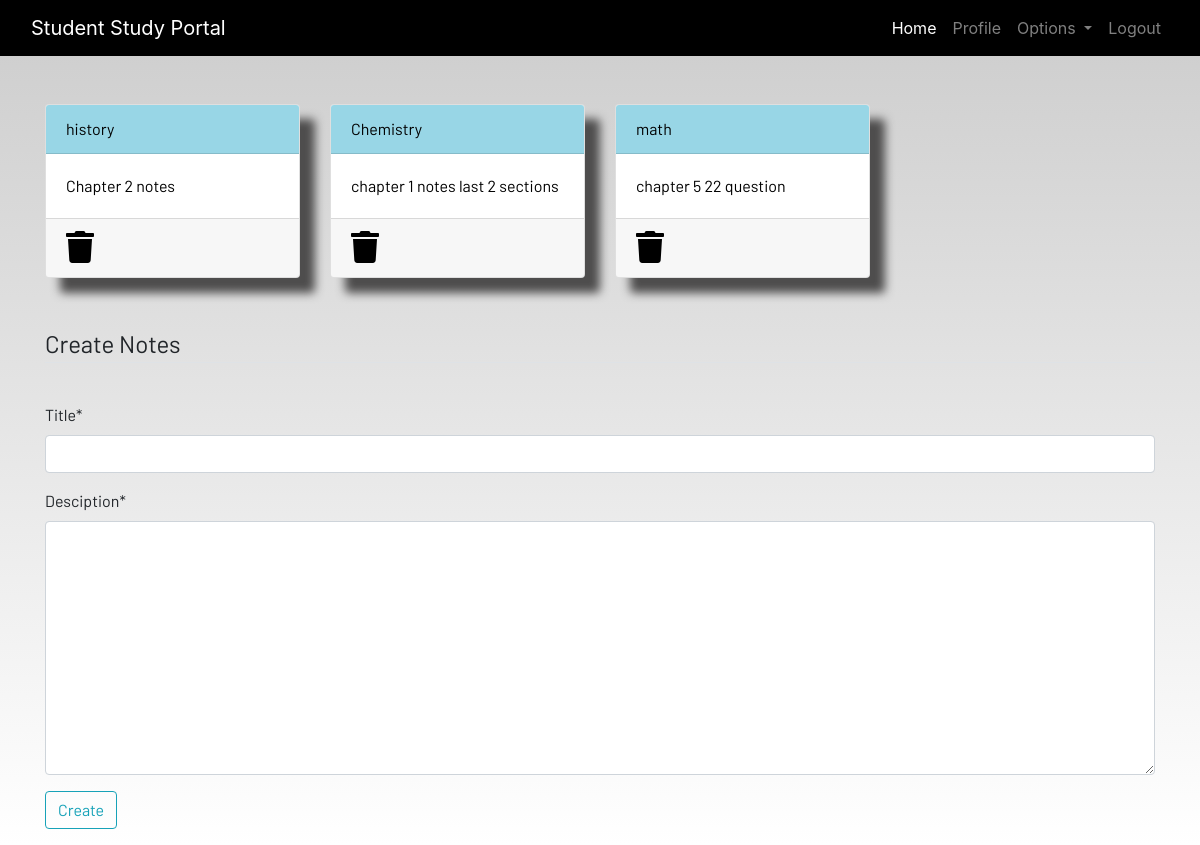
Screenshot of /notes (signed in) with the database file from the repository.
### dashboard/models.py (models this page shows, shortened)
class Notes(models.Model):
    user = models.ForeignKey(User, on_delete=models.CASCADE)
    title = models.CharField(max_length=150)
    desciption = models.TextField()
    class Meta:
        verbose_name_plural = "Notes"

### dashboard/views.py (the view)
# urls.py: path("notes", views.notes, name="notes"),
@login_required
def notes(request):
    if request.method == "POST":
        form = NotesForm(request.POST)
        if form.is_valid():
            notes = Notes(user=request.user, title=request.POST["title"], desciption=request.POST["desciption"])
            notes.save()
        messages.success(request, f"Notes added from {request.user.username} successfully")
        return redirect("notes")
    else:
        form = NotesForm()
    notes = Notes.objects.filter(user=request.user)
    data = {
        "notes": notes,
        "form": form
    }
    return render(request, "dashboard/notes.html", data)

### dashboard/forms.py
class NotesForm(forms.ModelForm):
    class Meta:
        model = Notes
        fields = ["title", "desciption"]

### dashboard/templates/dashboard/notes.html (shortened to what this page needs)
{% extends 'dashboard/base.html' %}
{% load static %}
{% block content %}
{% load crispy_forms_tags %}
<div class="container">
    <div class="row">
        {% for note in notes %}
            <div class="col-md-3">
                <a href="{% url 'note_details' note.id %}">
                    <div class="card">
                        <div class="card-header">{{note.title}}</div>
                        <div class="card-body">{{note.desciption|slice:"0:100"}}</div>
                        <div class="card-footer mt-auto "><a href="{% url 'delete_note' note.id %}">
                            <i class="fa fa-trash fa-2x"></i></a>
                        </div>
                    </div>
                </a>
            </div>
        {% endfor %}
        <br><br>
    </div>
</div>
<br><br>
<div class="container">
    <form method="POST" >
        <fieldset class="form-group">
            <legend class="border-bottom mb-4">Create Notes</legend>
        </fieldset>
        {{form|crispy}}
        <div class="form-group">
            <button href="" class="btn btn-outline-info" type="submit">
                Create
            </button>
        </div>
    </form>
</div>
{% endblock content %}

### static/css/main.css (style rules this page uses)
html { scroll-behavior: smooth; height: 100%; width: 100%; }
.card { box-shadow: 15px 15px 10px rgb(78, 77, 77); }
a { text-decoration: none !important; color: black; }
.card-header { color: black !important; background: rgb(152, 214, 230) !important; transition: 0.3s ease-in; }
html, body { max-width: 100%; overflow-x: hidden; height: 100%; width: 100%; }
body { background: linear-gradient(rgba(0, 0, 0, 0.2), rgba(255, 255, 255, 0.5)); overflow-x: hidden; background-repeat: no-repeat; }
.card-header { background-color: rgb(133, 204, 231); }
.col-md-3 .card { width: 100%; height: 100%; }
.fa { color: black; }

### rows the page displays
Notes: title "history", desciption "Chapter 2 notes"
Notes: title "Chemistry", desciption "chapter 1 notes last 2 sections"
Notes: title "math", desciption "chapter 5 22 question"
